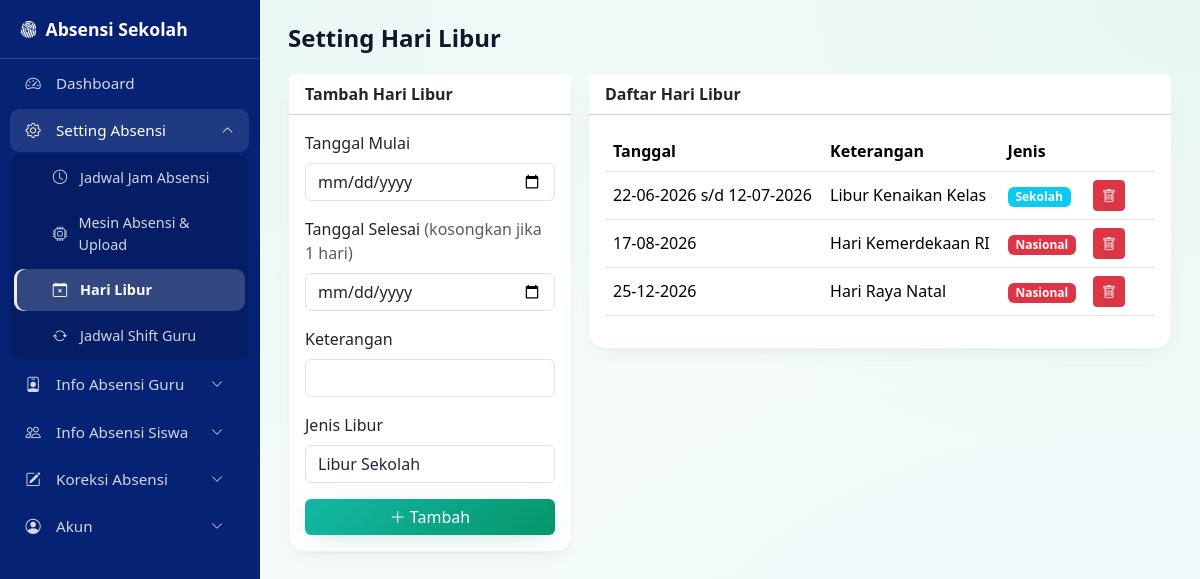
The app's page /setting_libur.php (signed in) with its own data.
### tables this page shows
CREATE TABLE hari_libur (
  id INT AUTO_INCREMENT PRIMARY KEY,
  tanggal DATE NOT NULL,
  tanggal_selesai DATE DEFAULT NULL,
  keterangan VARCHAR(200) NOT NULL,
  jenis ENUM('sekolah','nasional') NOT NULL DEFAULT 'sekolah'
);

### config.php (called while the page is built, shortened)
<?php
function e($s): string { return htmlspecialchars((string)$s, ENT_QUOTES, 'UTF-8'); }

### setting_libur.php (the view, shortened to what this page needs)
<?php
require_once __DIR__ . '/config.php';
$liburList = $pdo->query('SELECT * FROM hari_libur ORDER BY tanggal')->fetchAll();
require_once __DIR__ . '/includes/header.php';
?>
<div class="row g-3">
  <div class="col-md-4">
    <div class="card card-stat">
      <div class="card-header bg-white fw-semibold">Tambah Hari Libur</div>
      <div class="card-body">
        <form method="post">
          <div class="mb-3"><label class="form-label">Tanggal Mulai</label><input type="date" class="form-control" name="tanggal" required></div>
          <div class="mb-3"><label class="form-label">Tanggal Selesai <span class="text-muted">(kosongkan jika 1 hari)</span></label><input type="date" class="form-control" name="tanggal_selesai"></div>
          <div class="mb-3"><label class="form-label">Keterangan</label><input class="form-control" name="keterangan" required></div>
          <div class="mb-3">
            <label class="form-label">Jenis Libur</label>
          </div>
          <button class="btn btn-primary w-100"><i class="bi bi-plus-lg me-1"></i>Tambah</button>
        </form>
      </div>
    </div>
  </div>
  <div class="col-md-8">
    <div class="card card-stat">
      <div class="card-header bg-white fw-semibold">Daftar Hari Libur</div>
      <div class="card-body table-responsive">
        <table class="table table-hover align-middle">
          <thead><tr><th>Tanggal</th><th>Keterangan</th><th>Jenis</th><th style="width:70px"></th></tr></thead>
          <tbody>
          <?php foreach ($liburList as $l): ?>
            <tr>
              <td><?= e(date('d-m-Y', strtotime($l['tanggal']))) ?><?= $l['tanggal_selesai'] ? ' s/d ' . e(date('d-m-Y', strtotime($l['tanggal_selesai']))) : '' ?></td>
              <td><?= e($l['keterangan']) ?></td>
              <td><?= $l['jenis'] === 'nasional' ? '<span class="badge bg-danger">Nasional</span>' : '<span class="badge bg-info">Sekolah</span>' ?></td>
              <td>
                <form method="post" onsubmit="return confirm('Hapus hari libur ini?')">
                  <button class="btn btn-sm btn-danger"><i class="bi bi-trash"></i></button>
                </form>
              </td>
            </tr>
          <?php endforeach; ?>
          </tbody>
        </table>
      </div>
    </div>
  </div>
</div>
<?php require_once __DIR__ . '/includes/footer.php'; ?>

### includes/header.php (style rules this page uses)
:root { --sb-w:260px; --sb-bg:#062275; --brand:#14b8a6; --brand-600:#0d9488; --brand-700:#0f766e; --bs-primary:#14b8a6; --bs-primary-rgb:20,184,166; --bs-link-color:#0d9488; --bs-link-color-rgb:13,148,136; --bs-link-hover-color:#0f766e; }
body { font-family:'Plus Jakarta Sans', system-ui, -apple-system, "Segoe UI", sans-serif; color:#1e293b; background-color:#f4fbfa; background-image: radial-gradient(at 0% 0%, rgba(20,184,166,.07) 0, transparent 45%), radial-gradient(at 100% 0%, rgba(16,185,129,.06) 0, transparent 42%), radial-gradient(at 100% 100%, rgba(56,189,248,.05) 0, transparent 45%); background-attachment:fixed; }
.btn-primary { --bs-btn-color:#fff; --bs-btn-hover-color:#fff; --bs-btn-active-color:#fff; border:0; background:linear-gradient(135deg,#14b8a6 0%,#059669 100%); box-shadow:0 4px 24px -8px rgba(13,148,136,.35); }
.card { border:1px solid #eef2f7; border-radius:1rem; box-shadow:0 1px 2px rgba(15,23,42,.04),0 8px 24px -12px rgba(15,23,42,.10); }
.card-stat { transition:box-shadow .25s, transform .25s; }

### records on screen
hari_libur: tanggal "22-06-2026", tanggal_selesai "12-07-2026", keterangan "Libur Kenaikan Kelas", jenis "Sekolah"
hari_libur: tanggal "17-08-2026", keterangan "Hari Kemerdekaan RI", jenis "Nasional"
hari_libur: tanggal "25-12-2026", keterangan "Hari Raya Natal", jenis "Nasional"

### other values on screen
$dashboard[2] "Dashboard"
$glabel "Setting Absensi"
$label "Jadwal Jam Absensi"
$label "Mesin Absensi & Upload"
$label "Hari Libur"
$label "Jadwal Shift Guru"
$glabel "Info Absensi Guru"
$glabel "Info Absensi Siswa"
$glabel "Koreksi Absensi"
$glabel "Akun"
$pageTitle "Setting Hari Libur"
